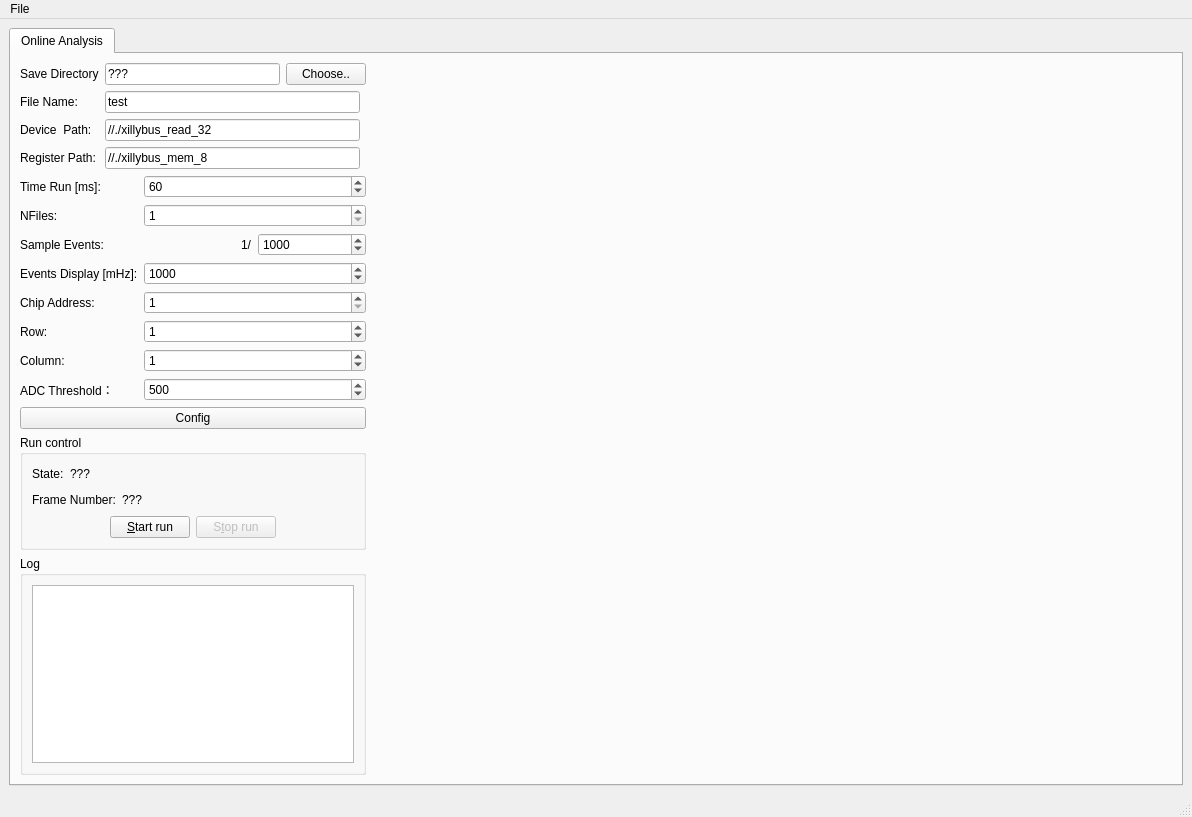
<?xml version="1.0" encoding="UTF-8"?>
<ui version="4.0">
 <class>MainWindow</class>
 <widget class="QMainWindow" name="MainWindow">
  <property name="geometry">
   <rect>
    <x>0</x>
    <y>0</y>
    <width>1192</width>
    <height>817</height>
   </rect>
  </property>
  <property name="windowTitle">
   <string>JadePix</string>
  </property>
  <widget class="QWidget" name="centralwidget">
   <layout class="QHBoxLayout" name="horizontalLayout">
    <item>
     <widget class="QTabWidget" name="TabWidget">
      <property name="currentIndex">
       <number>0</number>
      </property>
      <widget class="QWidget" name="Tab_Online">
       <attribute name="title">
        <string>Online Analysis</string>
       </attribute>
       <layout class="QHBoxLayout" name="horizontalLayout_2">
        <item>
         <layout class="QVBoxLayout" name="verticalLayout_6">
          <item>
           <layout class="QGridLayout" name="gridLayout_5">
            <item row="0" column="0">
             <widget class="QLabel" name="label_11">
              <property name="text">
               <string>Save Directory</string>
              </property>
             </widget>
            </item>
            <item row="7" column="1">
             <widget class="QLineEdit" name="LineEdit_Online_RegName">
              <property name="text">
               <string>//./xillybus_mem_8</string>
              </property>
             </widget>
            </item>
            <item row="0" column="1" colspan="2">
             <layout class="QHBoxLayout" name="horizontalLayout_8">
              <item>
               <widget class="QLineEdit" name="LineEdit_Online_FilePath">
                <property name="text">
                 <string>???</string>
                </property>
                <property name="readOnly">
                 <bool>true</bool>
                </property>
               </widget>
              </item>
              <item>
               <widget class="QPushButton" name="Btn_Online_Choose">
                <property name="text">
                 <string>Choose..</string>
                </property>
               </widget>
              </item>
             </layout>
            </item>
            <item row="7" column="0">
             <widget class="QLabel" name="label_21">
              <property name="text">
               <string>Register Path:</string>
              </property>
             </widget>
            </item>
            <item row="3" column="0">
             <widget class="QLabel" name="label_26">
              <property name="text">
               <string>File Name:</string>
              </property>
             </widget>
            </item>
            <item row="3" column="1">
             <widget class="QLineEdit" name="LineEdit_Online_FileName">
              <property name="text">
               <string>test</string>
              </property>
             </widget>
            </item>
            <item row="5" column="1">
             <widget class="QLineEdit" name="LineEdit_Online_InName">
              <property name="text">
               <string>//./xillybus_read_32</string>
              </property>
             </widget>
            </item>
            <item row="5" column="0">
             <widget class="QLabel" name="label_25">
              <property name="text">
               <string>Device  Path:</string>
              </property>
             </widget>
            </item>
           </layout>
          </item>
          <item>
           <spacer name="verticalSpacer_3">
            <property name="orientation">
             <enum>Qt::Vertical</enum>
            </property>
            <property name="sizeType">
             <enum>QSizePolicy::Maximum</enum>
            </property>
            <property name="sizeHint" stdset="0">
             <size>
              <width>293</width>
              <height>13</height>
             </size>
            </property>
           </spacer>
          </item>
          <item>
           <layout class="QGridLayout" name="gridLayout_3">
            <property name="verticalSpacing">
             <number>6</number>
            </property>
            <item row="0" column="1" colspan="2">
             <widget class="QSpinBox" name="SpinBox_Online_TimeRun">
              <property name="minimum">
               <number>1</number>
              </property>
              <property name="maximum">
               <number>999999999</number>
              </property>
              <property name="value">
               <number>60</number>
              </property>
              <property name="displayIntegerBase">
               <number>10</number>
              </property>
             </widget>
            </item>
            <item row="0" column="0">
             <widget class="QLabel" name="label_14">
              <property name="text">
               <string>Time Run [ms]:</string>
              </property>
             </widget>
            </item>
            <item row="4" column="0">
             <widget class="QLabel" name="label_22">
              <property name="text">
               <string>Events Display [mHz]:</string>
              </property>
             </widget>
            </item>
            <item row="5" column="1" colspan="2">
             <widget class="QSpinBox" name="SpinBox_Online_ChipAddress">
              <property name="minimum">
               <number>1</number>
              </property>
              <property name="maximum">
               <number>10</number>
              </property>
              <property name="value">
               <number>1</number>
              </property>
              <property name="displayIntegerBase">
               <number>10</number>
              </property>
             </widget>
            </item>
            <item row="5" column="0">
             <widget class="QLabel" name="label_23">
              <property name="text">
               <string>Chip Address:</string>
              </property>
             </widget>
            </item>
            <item row="1" column="0">
             <widget class="QLabel" name="label_24">
              <property name="text">
               <string>NFiles:</string>
              </property>
             </widget>
            </item>
            <item row="1" column="1" colspan="2">
             <widget class="QSpinBox" name="SpinBox_Online_NFiles">
              <property name="minimum">
               <number>1</number>
              </property>
              <property name="maximum">
               <number>100</number>
              </property>
              <property name="value">
               <number>1</number>
              </property>
              <property name="displayIntegerBase">
               <number>10</number>
              </property>
             </widget>
            </item>
            <item row="4" column="1" colspan="2">
             <widget class="QSpinBox" name="SpinBox_Online_evDisplay">
              <property name="minimum">
               <number>1</number>
              </property>
              <property name="maximum">
               <number>999999999</number>
              </property>
              <property name="value">
               <number>1000</number>
              </property>
              <property name="displayIntegerBase">
               <number>10</number>
              </property>
             </widget>
            </item>
            <item row="6" column="0">
             <widget class="QLabel" name="label_28">
              <property name="text">
               <string>Row:</string>
              </property>
             </widget>
            </item>
            <item row="7" column="0">
             <widget class="QLabel" name="label_27">
              <property name="text">
               <string>Column:</string>
              </property>
             </widget>
            </item>
            <item row="2" column="2">
             <widget class="QSpinBox" name="SpinBox_Online_SampleEvents">
              <property name="minimum">
               <number>1</number>
              </property>
              <property name="maximum">
               <number>999999999</number>
              </property>
              <property name="value">
               <number>1000</number>
              </property>
              <property name="displayIntegerBase">
               <number>10</number>
              </property>
             </widget>
            </item>
            <item row="2" column="0">
             <widget class="QLabel" name="label_29">
              <property name="text">
               <string>Sample Events:</string>
              </property>
             </widget>
            </item>
            <item row="2" column="1" alignment="Qt::AlignRight">
             <widget class="QLabel" name="label_30">
              <property name="text">
               <string>1/</string>
              </property>
             </widget>
            </item>
            <item row="7" column="1" colspan="2">
             <widget class="QSpinBox" name="SpinBox_Online_Col">
              <property name="minimum">
               <number>0</number>
              </property>
              <property name="maximum">
               <number>47</number>
              </property>
              <property name="value">
               <number>1</number>
              </property>
              <property name="displayIntegerBase">
               <number>10</number>
              </property>
             </widget>
            </item>
            <item row="6" column="1" colspan="2">
             <widget class="QSpinBox" name="SpinBox_Online_Row">
              <property name="minimum">
               <number>0</number>
              </property>
              <property name="maximum">
               <number>15</number>
              </property>
              <property name="value">
               <number>1</number>
              </property>
              <property name="displayIntegerBase">
               <number>10</number>
              </property>
             </widget>
            </item>
            <item row="8" column="0">
             <widget class="QLabel" name="label">
              <property name="text">
               <string>ADC Threshold：</string>
              </property>
             </widget>
            </item>
            <item row="8" column="1" colspan="2">
             <widget class="QSpinBox" name="SpinBox_Online_ADCThreshold">
              <property name="maximum">
               <number>65536</number>
              </property>
              <property name="value">
               <number>500</number>
              </property>
             </widget>
            </item>
           </layout>
          </item>
          <item>
           <widget class="QPushButton" name="Btn_Online_Config">
            <property name="text">
             <string>Config</string>
            </property>
           </widget>
          </item>
          <item>
           <spacer name="verticalSpacer_4">
            <property name="orientation">
             <enum>Qt::Vertical</enum>
            </property>
            <property name="sizeType">
             <enum>QSizePolicy::Maximum</enum>
            </property>
            <property name="sizeHint" stdset="0">
             <size>
              <width>293</width>
              <height>13</height>
             </size>
            </property>
           </spacer>
          </item>
          <item>
           <widget class="QGroupBox" name="groupBox_6">
            <property name="title">
             <string>Run control</string>
            </property>
            <layout class="QVBoxLayout" name="verticalLayout_8">
             <item>
              <layout class="QHBoxLayout" name="horizontalLayout_10">
               <item>
                <widget class="QLabel" name="label_19">
                 <property name="text">
                  <string>State:</string>
                 </property>
                </widget>
               </item>
               <item>
                <widget class="QLabel" name="Label_Online_State">
                 <property name="text">
                  <string>???</string>
                 </property>
                </widget>
               </item>
               <item>
                <spacer name="horizontalSpacer_6">
                 <property name="orientation">
                  <enum>Qt::Horizontal</enum>
                 </property>
                 <property name="sizeHint" stdset="0">
                  <size>
                   <width>40</width>
                   <height>20</height>
                  </size>
                 </property>
                </spacer>
               </item>
              </layout>
             </item>
             <item>
              <layout class="QHBoxLayout" name="horizontalLayout_11">
               <item>
                <widget class="QLabel" name="label_20">
                 <property name="text">
                  <string>Frame Number:</string>
                 </property>
                </widget>
               </item>
               <item>
                <widget class="QLabel" name="Label_Online_FrameNumber">
                 <property name="text">
                  <string>???</string>
                 </property>
                </widget>
               </item>
               <item>
                <spacer name="horizontalSpacer_7">
                 <property name="orientation">
                  <enum>Qt::Horizontal</enum>
                 </property>
                 <property name="sizeHint" stdset="0">
                  <size>
                   <width>40</width>
                   <height>20</height>
                  </size>
                 </property>
                </spacer>
               </item>
              </layout>
             </item>
             <item>
              <layout class="QHBoxLayout" name="horizontalLayout_12">
               <item>
                <spacer name="horizontalSpacer_8">
                 <property name="orientation">
                  <enum>Qt::Horizontal</enum>
                 </property>
                 <property name="sizeHint" stdset="0">
                  <size>
                   <width>40</width>
                   <height>20</height>
                  </size>
                 </property>
                </spacer>
               </item>
               <item>
                <widget class="QPushButton" name="Btn_Online_StartRun">
                 <property name="text">
                  <string>&amp;Start run</string>
                 </property>
                </widget>
               </item>
               <item>
                <widget class="QPushButton" name="Btn_Online_StopRun">
                 <property name="enabled">
                  <bool>false</bool>
                 </property>
                 <property name="text">
                  <string>S&amp;top run</string>
                 </property>
                </widget>
               </item>
               <item>
                <spacer name="horizontalSpacer_9">
                 <property name="orientation">
                  <enum>Qt::Horizontal</enum>
                 </property>
                 <property name="sizeHint" stdset="0">
                  <size>
                   <width>40</width>
                   <height>20</height>
                  </size>
                 </property>
                </spacer>
               </item>
              </layout>
             </item>
            </layout>
           </widget>
          </item>
          <item>
           <widget class="QGroupBox" name="groupBox_7">
            <property name="title">
             <string>Log</string>
            </property>
            <layout class="QVBoxLayout" name="verticalLayout_9">
             <item>
              <widget class="QTextEdit" name="TextEdit_Online_Log">
               <property name="readOnly">
                <bool>true</bool>
               </property>
              </widget>
             </item>
            </layout>
           </widget>
          </item>
         </layout>
        </item>
        <item>
         <widget class="QCustomPlot" name="customPlot" native="true">
          <property name="minimumSize">
           <size>
            <width>800</width>
            <height>600</height>
           </size>
          </property>
         </widget>
        </item>
       </layout>
      </widget>
     </widget>
    </item>
   </layout>
  </widget>
  <widget class="QMenuBar" name="menubar">
   <property name="geometry">
    <rect>
     <x>0</x>
     <y>0</y>
     <width>1192</width>
     <height>26</height>
    </rect>
   </property>
   <widget class="QMenu" name="menuFile">
    <property name="title">
     <string>File</string>
    </property>
    <addaction name="Action_Open"/>
    <addaction name="Action_Save"/>
    <addaction name="Action_Exit"/>
   </widget>
   <addaction name="menuFile"/>
  </widget>
  <widget class="QStatusBar" name="statusbar"/>
  <action name="Action_Open">
   <property name="text">
    <string>Open</string>
   </property>
  </action>
  <action name="Action_Exit">
   <property name="text">
    <string>Exit</string>
   </property>
  </action>
  <action name="Action_Save">
   <property name="text">
    <string>Save</string>
   </property>
  </action>
 </widget>
 <customwidgets>
  <customwidget>
   <class>QCustomPlot</class>
   <extends>QWidget</extends>
   <header>qcustomplot.h</header>
   <container>1</container>
  </customwidget>
 </customwidgets>
 <resources/>
 <connections/>
</ui>
